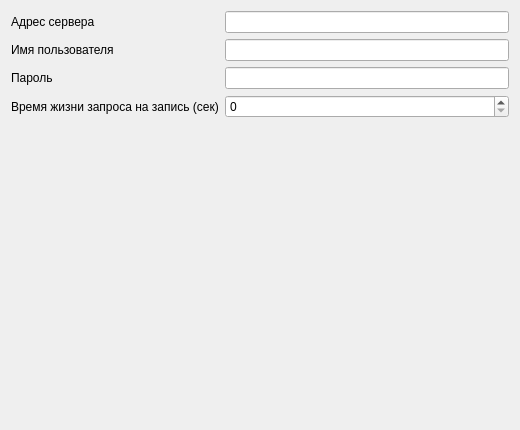
<?xml version="1.0" encoding="UTF-8"?>
<ui version="4.0">
 <class>UpakSettingsWidget</class>
 <widget class="QWidget" name="UpakSettingsWidget">
  <property name="geometry">
   <rect>
    <x>0</x>
    <y>0</y>
    <width>520</width>
    <height>430</height>
   </rect>
  </property>
  <property name="windowTitle">
   <string>Form</string>
  </property>
  <layout class="QVBoxLayout" name="verticalLayout">
   <item>
    <layout class="QGridLayout" name="gridLayout">
     <item row="1" column="0">
      <widget class="QLabel" name="label_2">
       <property name="text">
        <string>Имя пользователя</string>
       </property>
      </widget>
     </item>
     <item row="0" column="0">
      <widget class="QLabel" name="label">
       <property name="text">
        <string>Адрес сервера</string>
       </property>
      </widget>
     </item>
     <item row="2" column="0">
      <widget class="QLabel" name="label_3">
       <property name="text">
        <string>Пароль</string>
       </property>
      </widget>
     </item>
     <item row="3" column="0">
      <widget class="QLabel" name="label_4">
       <property name="text">
        <string>Время жизни запроса на запись (сек)</string>
       </property>
      </widget>
     </item>
     <item row="0" column="1">
      <widget class="QLineEdit" name="lineEditUpakServerAddress"/>
     </item>
     <item row="1" column="1">
      <widget class="QLineEdit" name="lineEditUserName"/>
     </item>
     <item row="2" column="1">
      <widget class="QLineEdit" name="lineEditPassword"/>
     </item>
     <item row="3" column="1">
      <widget class="QSpinBox" name="spinBoxWriteRequestTtl">
       <property name="maximum">
        <number>3600</number>
       </property>
      </widget>
     </item>
    </layout>
   </item>
   <item>
    <spacer name="verticalSpacer">
     <property name="orientation">
      <enum>Qt::Vertical</enum>
     </property>
     <property name="sizeHint" stdset="0">
      <size>
       <width>20</width>
       <height>303</height>
      </size>
     </property>
    </spacer>
   </item>
  </layout>
 </widget>
 <resources/>
 <connections/>
</ui>
